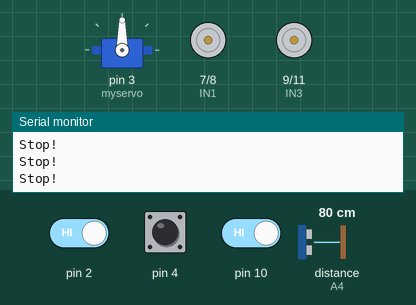
The sketch below on a simulated Arduino Uno, built with avr-gcc and run on an emulated ATmega328P. On the bench: servo, motor-driver pin pairs drawn as motors (green arrow = first pin HIGH = forward, orange = second pin HIGH = backward, longer = more drive, scaled by the enable pin), the last lines printed to the serial monitor. Wiring (inferred from the names in the program): ultrasonic range finder: trigger A5; echo A4. Inputs (shaded band) come from the test bench; at power-on: distance to the obstacle (sensor on A4) 80 cm, pin 2 HIGH, pin 10 HIGH, pin 4 HIGH. The echo pulse lasts 58.3 µs per cm.

Above: at 1.2 s.
1.3 s: distance to the obstacle (sensor on A4) set to 75 cm
4.3 s: distance to the obstacle (sensor on A4) set to 66 cm
At 5.5 s:
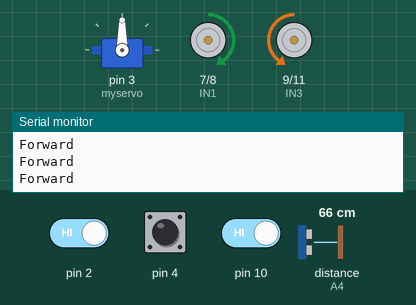
5.8 s: pin 2 driven LOW
At 6.7 s:
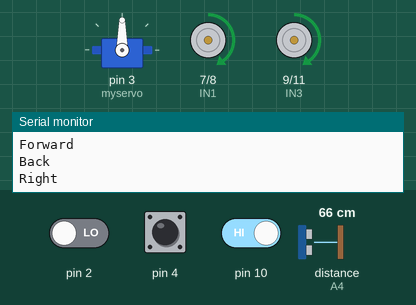
7.8 s: pin 2 driven HIGH
At 8.9 s:
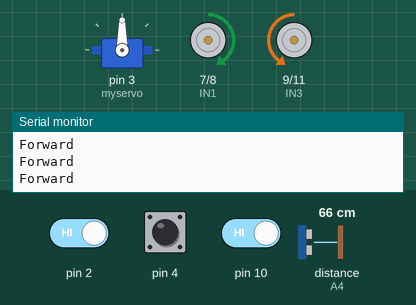
10.8 s: pin 10 driven LOW
At 11.6 s:
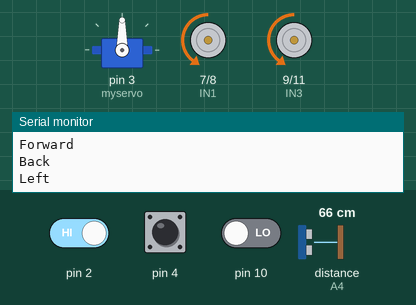
12.8 s: pin 10 driven HIGH
At 13.9 s:
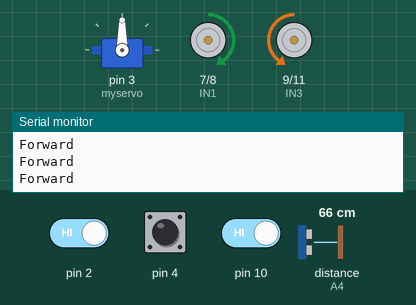
Timing chart, 0 to 15.3 s (numbered marks = the images above; inputs shaded):
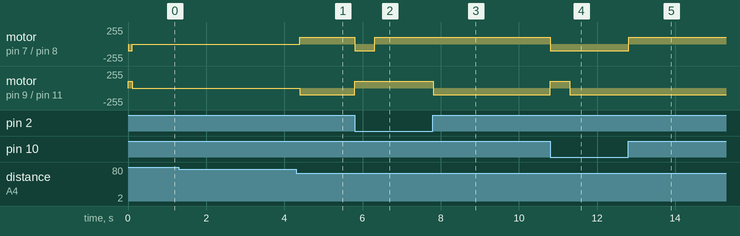

Measured:
- the behaviour switches between 71 and 70 cm on distance to the obstacle (sensor on A4) (found by bisection; images 0 and 1)
- after the input at 4.3 s, motor on pin 7 (IN1) / pin 8 (IN2): stopped → forward 100/255 after 0.09 s; motor on pin 9 (IN3) / pin 11 (IN4): stopped → backward 100/255 after 0.09 s
- after the input at 5.8 s, motor on pin 7 (IN1) / pin 8 (IN2): forward 100/255 → backward 100/255 at once, → forward 100/255 0.51 s later; motor on pin 9 (IN3) / pin 11 (IN4): backward 100/255 → forward 100/255 at once
- after the input at 7.8 s, motor on pin 9 (IN3) / pin 11 (IN4): forward 100/255 → backward 100/255 at once
- after the input at 10.8 s, motor on pin 7 (IN1) / pin 8 (IN2): forward 100/255 → backward 100/255 at once; motor on pin 9 (IN3) / pin 11 (IN4): backward 100/255 → forward 100/255 at once, → backward 100/255 0.51 s later
- after the input at 12.8 s, motor on pin 7 (IN1) / pin 8 (IN2): backward 100/255 → forward 100/255 at once

The sketch:

lab4_objectFollowing.ino
```cpp
//Christopher Ho
//500840595
//christopher.j.ho@ryerson.ca

#include <Servo.h>  //servo library
Servo myservo;      // create servo object to control servo

//Ultrasonic sensor variables
int Echo = A4;
int Trig = A5;
int rightDistance = 0, leftDistance = 0;

//Line Tracking IO define
#define LT_R !digitalRead(10)
#define LT_M !digitalRead(4)
#define LT_L !digitalRead(2)

//motor controller pins
#define ENA 5
#define ENB 6
#define IN1 7
#define IN2 8
#define IN3 9
#define IN4 11
#define carSpeed 100
#define carSpeed2 100

//Global variable for angle of servo
int angle = 90;

/* Independent timed event */
const unsigned long eventInterval = 100;
unsigned long previousTime = 0;

void forward() {
  analogWrite(ENA, carSpeed);
  analogWrite(ENB, carSpeed);
  digitalWrite(IN1, HIGH);
  digitalWrite(IN2, LOW);
  digitalWrite(IN3, LOW);
  digitalWrite(IN4, HIGH);
  Serial.println("Forward");
}

void back() {
  analogWrite(ENA, carSpeed);
  analogWrite(ENB, carSpeed);
  digitalWrite(IN1, LOW);
  digitalWrite(IN2, HIGH);
  digitalWrite(IN3, HIGH);
  digitalWrite(IN4, LOW);
  Serial.println("Back");
}

void left() {
  analogWrite(ENA, carSpeed2);
  analogWrite(ENB, carSpeed2);
  digitalWrite(IN1, LOW);
  digitalWrite(IN2, HIGH);
  digitalWrite(IN3, LOW);
  digitalWrite(IN4, HIGH);
  Serial.println("Left");
}

void right() {
  analogWrite(ENA, carSpeed2);
  analogWrite(ENB, carSpeed2);
  digitalWrite(IN1, HIGH);
  digitalWrite(IN2, LOW);
  digitalWrite(IN3, HIGH);
  digitalWrite(IN4, LOW);
  Serial.println("Right");
}

void stop() {
  digitalWrite(ENA, LOW);
  digitalWrite(ENB, LOW);
  Serial.println("Stop!");
}

/* Ultrasonic distance measurement method */
int Distance_test() {
  digitalWrite(Trig, LOW);
  delayMicroseconds(2);
  digitalWrite(Trig, HIGH);
  delayMicroseconds(20);
  digitalWrite(Trig, LOW);
  float Fdistance = pulseIn(Echo, HIGH);
  Fdistance = Fdistance / 58;
  return (int)Fdistance;
}

void setup() {
  myservo.attach(3, 700, 2400);  // attach servo on pin 3 to servo object
  Serial.begin(9600);
  pinMode(10, INPUT);
  pinMode(4, INPUT);
  pinMode(2, INPUT);

  pinMode(Echo, INPUT);
  pinMode(Trig, OUTPUT);
  pinMode(IN1, OUTPUT);
  pinMode(IN2, OUTPUT);
  pinMode(IN3, OUTPUT);
  pinMode(IN4, OUTPUT);
  pinMode(ENA, OUTPUT);
  pinMode(ENB, OUTPUT);
  stop();
}

/* Updates frequently */
void loop() {
  unsigned long currentTime = millis();

  /* Search for object every 100ms */
  if (currentTime - previousTime >= eventInterval) {
    myservo.write(90);
    leftDistance = Distance_test();
    rightDistance = Distance_test();
    //    if (angle == 60) {
    //      angle = 120;
    //      myservo.write(120);
    //      rightDistance = Distance_test();
    //    }
    //    else if (angle == 120) {
    //      angle = 60;
    //      myservo.write(60);
    //      leftDistance = Distance_test();
    //    }
    previousTime = currentTime;
  }//end ultrsonic

  /* Line sensor */
  if (LT_M && LT_R && LT_L) { /* if all three sensors triggered */
    back();
    delay(500);

    left();
    delay(500);
    while (LT_R);
  }
  else if (LT_R) { /* right sensor triggered, reverse then turn left */
    back();
    delay(500);

    left();
    delay(500);
    while (LT_R);
  }
  else if (LT_L) { /* left sensor triggered, reverse then turn right */
    back();
    delay(500);

    right();
    delay(500);
    while (LT_L);
  }
  else { /* no sensors triggered, keep moving forward */
    /* follow object */
    if ((rightDistance > 70) && (leftDistance > 70)) {
      stop();
    }
    else if ((rightDistance >= 20) && (leftDistance >= 20)) {
      forward();
    }
    else if ((rightDistance <= 10) && (leftDistance <= 10)) {
      back();
    }
    else if (rightDistance - 3 > leftDistance) {
      left();
    }
    else if (rightDistance + 3 < leftDistance) {
      right();
    }
    else {
      stop();
    }// ultrasonic sensor code
  }//line sensor code

}//Loop ends
```
